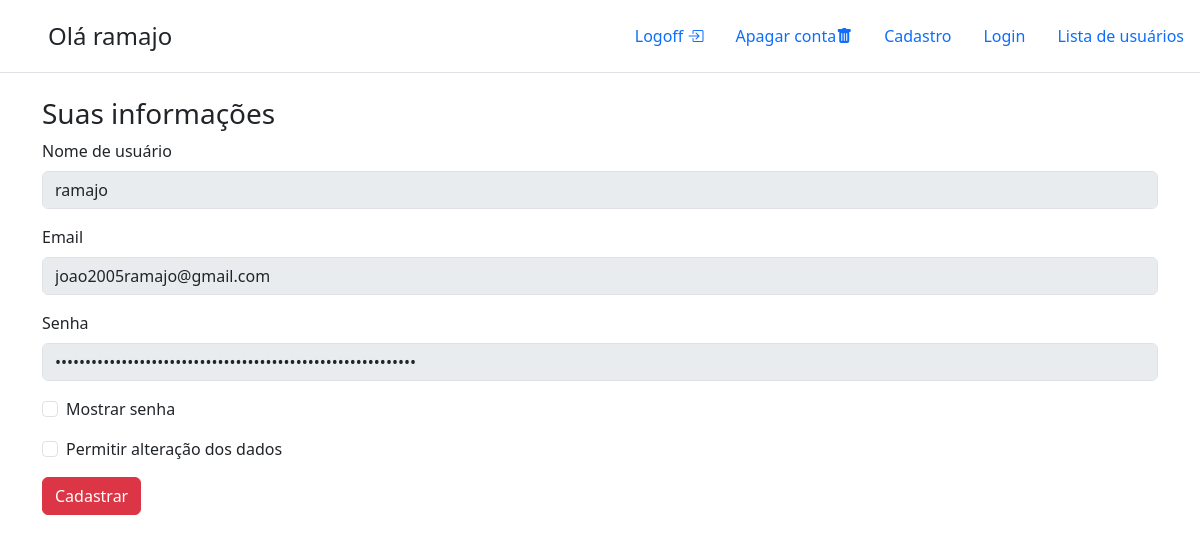
Page /src/views/perfil.php (signed in) on the committed database.
### tables this page shows
CREATE TABLE user(
    id INTEGER PRIMARY KEY AUTOINCREMENT,
    nome TEXT NOT NULL, 
    email TEXT NOT NULL UNIQUE,
    senha TEXT NOT NULL
);

### src/classes/rdg/UserGateway.php (called while the page is built, shortened)
<?php
class UserGateway
{
    private static $conn;
    private $data;
    public function __set($prop, $value)
    {
        $this->data[$prop] = $value;
    }
    public function __get($prop)
    {
        return $this->data[$prop];
    }
    public static function setConnection(PDO $conn)
    {
        self::$conn = $conn;
    }
    public static function find($id)
    {
        $sql = "SELECT * FROM user WHERE id = '$id'";
        $result = self::$conn->query($sql);
        return $result->fetchObject(__CLASS__);
    }
}

### src/views/perfil.php (the view, shortened to what this page needs)
<!doctype html>
<html lang="pt-BR">
<head>
    <link href="https://cdn.jsdelivr.net/npm/bootstrap@5.3.5/dist/css/bootstrap.min.css" rel="stylesheet">
    <link rel="stylesheet" href="https://cdn.jsdelivr.net/npm/bootstrap-icons@1.11.1/font/bootstrap-icons.css">
</head>
<?php
if (!empty($_SESSION['id'])) {
    $user = UserGateway::find($_SESSION['id']);
} else {
    header('Location:./index.php');
}
?>
<body>
    <header class="d-flex flex-wrap justify-content-center py-3 mb-4 border-bottom">
        <a href="./index.php" class="d-flex align-items-center mb-3 mb-md-0 me-md-auto text-dark text-decoration-none">
            <svg class="bi me-2" width="40" height="32">
                <use xlink:href="#bootstrap" />
            </svg>
            <?php
            if (isset($_SESSION['id'])) {
                echo "<span class='fs-4'>Olá " . $user->nome  . "</span>";
            } else {
                echo "<span class='fs-4'>Faça login para ver suas informações</span";
            }
            ?>
        </a>
        <ul class="nav nav-pills">
            <?php
            if (isset($_SESSION['id'])) {
                echo "
                    <li class='nav-item'>
                        <a href='../services/processar_logout.php' class='nav-link'>
                            Logoff <i class='bi bi-box-arrow-in-right'></i>
                        </a>
                    </li>
                    <li class='nav-item'>
                        <a href='./login.php' class='nav-link'>
                            Apagar conta<i class='bi bi-trash-fill'></i>
                        </a>
                    </li>";
            }
            ?>
            <li class="nav-item">
                <a href="./index.php" class="nav-link">
                    Cadastro
                </a>
            </li>
            <li class="nav-item">
                <a href="./login.php" class="nav-link">
                    Login
                </a>
            </li>
            <li class="nav-item">
                <a href="./lista.php" class="nav-link">
                    Lista de usuários
                </a>
            </li>
        </ul>
    </header>
    <form class="container" method="POST" action="../services/processar_update.php">
        <h1 class="fs-3">Suas informações</h1>
        <div class="mb-3">
            <label for="exampleInputEmail1" class="form-label">Nome de usuário</label>
            <input
                type="text"
                class="form-control"
                id="nome_usuario"
                name="nome_usuario"
                value="<?php echo $user->nome ?>" ;>
        </div>
        <div class="mb-3">
            <label for="exampleInputEmail1" class="form-label">Email</label>
            <input
                type="text"
                class="form-control"
                id="email"
                name="email"
                value="<?php echo $user->email ?>" ;>
        </div>
        <div class="mb-3">
            <label for="senha" class="form-label">Senha</label>
            <input
                type="password"
                class="form-control disabled    "
                id="senha"
                name="senha"
                readonly
                value="<?php echo $user->senha ?>" ;>
        </div>
        <div class="mb-3 form-check">
            <input type="checkbox" class="form-check-input" id="show">
            <label class="form-check-label" for="show">Mostrar senha</label>
        </div>
        <div class="mb-3 form-check">
            <input type="checkbox" class="form-check-input" id="alterData">
            <label class="form-check-label" for="alterData">Permitir alteração dos dados</label>
        </div>
        <button type="submit" class="btn btn-danger" id="btnSubmit">Cadastrar</button>
    </form>
</body>
</html>

### rows in the picture
user: nome "ramajo", nome_usuario "ramajo", email "joao2005ramajo@gmail.com"
